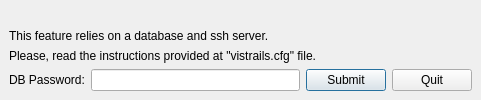
<ui version="4.0" >
 <author></author>
 <comment></comment>
 <exportmacro></exportmacro>
 <class>Database</class>
 <widget class="QDialog" name="Database" >
  <property name="geometry" >
   <rect>
    <x>0</x>
    <y>0</y>
    <width>481</width>
    <height>100</height>
   </rect>
  </property>
  <property name="windowTitle" >
   <string>Database Authentication</string>
  </property>
  <layout class="QGridLayout" >
   <property name="margin" >
    <number>9</number>
   </property>
   <property name="spacing" >
    <number>6</number>
   </property>
   <item row="0" column="0" >
    <layout class="QVBoxLayout" >
     <property name="margin" >
      <number>0</number>
     </property>
     <property name="spacing" >
      <number>6</number>
     </property>
     <item>
      <spacer>
       <property name="orientation" >
        <enum>Qt::Vertical</enum>
       </property>
       <property name="sizeHint" >
        <size>
         <width>20</width>
         <height>40</height>
        </size>
       </property>
      </spacer>
     </item>
     <item>
      <widget class="QLabel" name="label" >
       <property name="text" >
        <string>This feature relies on a database and ssh server.</string>
       </property>
      </widget>
     </item>
     <item>
      <widget class="QLabel" name="label_2" >
       <property name="text" >
        <string>Please, read the instructions provided at "vistrails.cfg" file.</string>
       </property>
      </widget>
     </item>
     <item>
      <layout class="QHBoxLayout" >
       <property name="margin" >
        <number>0</number>
       </property>
       <property name="spacing" >
        <number>6</number>
       </property>
       <item>
        <widget class="QLabel" name="label_3" >
         <property name="text" >
          <string>DB Password:</string>
         </property>
        </widget>
       </item>
       <item>
        <widget class="QLineEdit" name="txt_dbpassword" >
         <property name="echoMode" >
          <enum>QLineEdit::Password</enum>
         </property>
        </widget>
       </item>
       <item>
        <widget class="QPushButton" name="btn_submit" >
         <property name="text" >
          <string>Submit</string>
         </property>
        </widget>
       </item>
       <item>
        <widget class="QPushButton" name="btn_quit" >
         <property name="text" >
          <string>Quit</string>
         </property>
        </widget>
       </item>
      </layout>
     </item>
    </layout>
   </item>
  </layout>
 </widget>
 <pixmapfunction></pixmapfunction>
 <resources/>
 <connections/>
</ui>
